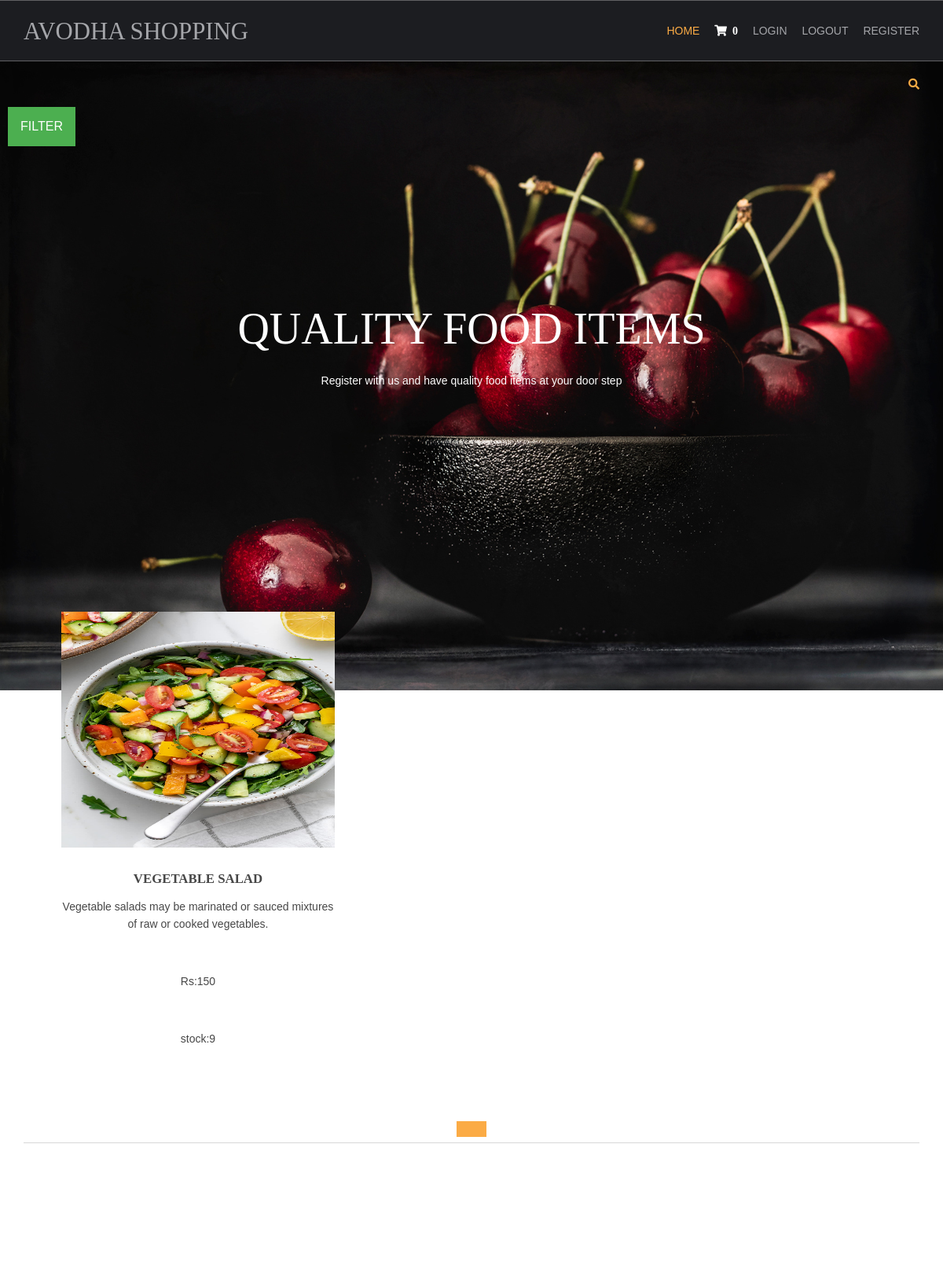
The app's page /vegetable-recipes/ (signed in) with its own data.
### shop/models.py (models this page shows, shortened)
class products(models.Model):
   name=models.CharField(max_length=150,unique=True)
   slug = models.SlugField(max_length=250, unique=True)
   img=models.ImageField(upload_to='product')
   desc=models.TextField()
   stock=models.IntegerField()
   available=models.BooleanField()
   price=models.IntegerField()
   category=models.ForeignKey(categ,on_delete=models.CASCADE)
   def get_url(self):
      return reverse('details',args=[self.category.slug,self.slug])

### shop/views.py (the view)
# urls.py: 2. Add a URL to urlpatterns:  path('', views.home, name='home')
def home(request,c_slug=None):
    c_page=None
    prodt=None
    if c_slug!=None:
       c_page=get_object_or_404(categ,slug=c_slug)
       prodt=products.objects.filter(category=c_page,available=True)
    else:
        prodt=products.objects.all().filter(available=True)
    cat=categ.objects.all()
    paginator = Paginator(prodt,4)
    try:
         page = int(request.GET.get('page','1'))
    except:
        page = 1
    try:
        pro=paginator.page(page)
    except(EmptyPage,InvalidPage):
        pro=paginator.page(paginator.num_pages)
    return render(request,'index.html',{'pr':prodt,'ct':cat,'pg':pro})

### cart/context_processor.py (called while the page is built)
def count(request):
      item_count=0
      if 'admin' in request.path:
          return{}
      else:
          try:
              ct=cartlist.objects.filter(cart_id=c_id(request))
              cti=items.objects.all().filter(cart=ct[:1])
              for c in cti:
                  item_count=c.quan
          except cartlist.DoesNotExist:
              item_count=0
          return dict(itc=item_count)

### cart/views.py (called while the page is built)
def c_id(request):
      ct_id=request.session.session_key
      if not ct_id:
         ct_id=request.session_create()
      return ct_id

### shop/models.py (called while the page is built)
    def get_url(self):
      return reverse('prod_cat',args=[self.slug])

### templates/index.html (shortened to what this page needs)
{% extends 'base.html' %}
{% load static %}
{% block content %}
<html lang="">
<head>
<link href="{% static 'hm/layout/styles/layout.css' %}" rel="stylesheet" type="text/css" media="all">
</head>
<body id="top">
<div class="abcd" style="background-image:url({% static 'hm/images/demo/backgrounds/bg.jpg' %});">
    <div class="wrapper row0">
      <div id="topbar" class="hoc clear">
    <div class="fl_right">
        <ul class="nospace">
          <li id="searchform">
          </li>
        </ul>
    </div>
   </div>
<div class="dropdown">
  <button class="dropbtn">FILTER</button>
</div>
  </div>
  <div id="pageintro" class="hoc clear">
    <article>
      <h3 class="heading">QUALITY FOOD ITEMS</h3>
      <p>Register with us and have quality food items at your door step</p>
    </article>
  </div>
</div>
<div class="wrapper row3">
  <main class="hoc container clear">
    <section id="introblocks">
      <ul class="nospace group btmspace-80">
        {% for i in pg.object_list %}
        <li class="one_third">
            <figure><a class="imgover" href="{{i.get_url}}"><img src="{{i.img.url}}" alt="" style="height:300px;width:500px;"></a>
            <figcaption>
              <h6 class="heading">{{i.name}}</h6>
              <p>{{i.desc|truncatewords:17}}</p>
                <br>
                <p> Rs:{{ i.price }}</p>
                <br>
                <p>stock:{{i.stock}}</p>
            </figcaption>
          </figure>
        </li>
       {% endfor %}
      </ul>
    </section>
<center>
    <a href="?page={{p}}" class="btn btn-light btn-sm{% if pg.number == p %} active {% endif %}">{{p}}</a>
</center>
    <hr class="btmspace-80">
  </main>
</div>
</body>
</html>
{% endblock %}

### static/hm/layout/styles/layout.css (style rules this page uses)
#topbar { padding:20px 0; font-size:.8rem; text-transform:uppercase; }
#topbar ul li { display:inline-block; margin-right:15px; }
#topbar ul li:last-child { margin-right:0; padding-right:0; border-right:none; }
#topbar #searchform { position:relative; line-height:1; z-index:9999; }
#topbar #searchform::after { display:block; height:18px; line-height:18px; padding:0; font-family:"Font Awesome\ 5 Free"; font-weight:900; font-size:1rem; content:"\f002"; }
#topbar #searchform ::placeholder { text-transform:capitalize; }
#pageintro { padding:200px 0 300px; }
#pageintro article, #pageintro article p { display:block; max-width:75%; margin:0 auto; text-align:center; }
#pageintro article p { max-width:65%; line-height:2rem; }
#pageintro .heading { margin-bottom:20px; font-size:4rem; }
.container { padding:80px 0; }
#introblocks { display:block; position:relative; margin:-180px 0 0 0; z-index:1; text-align:center; }
#introblocks figure figcaption { display:block; padding:30px 0 0 0; text-align:center; }
#introblocks figure figcaption .heading { font-size:1.2rem; font-weight:700; margin-bottom:0; }
*, *::before, *::after { transition:all .3s ease-in-out; }
body { color:#A5A6AA; background-color:#1C1D21; }
a { color:#FBAB45; }
hr, .borderedbox { border-color:#D7D7D7; }
.btn, .btn.inverse:hover { color:#FFFFFF; background-color:#FBAB45; border-color:#FBAB45; }
.imgover, .imgover:hover::after { color:#FFFFFF; }
.row3 { color:#474747; background-color:#FFFFFF; }
#topbar #searchform { color:#FBAB45; }
#pageintro { color:#FFFFFF; }
@media screen and (min-width:1140px) { .hoc { max-width:1140px; } }

### static/hm/layout/styles/framework.css (style rules this page uses)
html { overflow-y:scroll; overflow-x:hidden; }
html, body { margin:0; padding:0; font-size:14px; line-height:1.6em; }
*, *::before, *::after { box-sizing:border-box; }
.nospace { margin:0; padding:0; list-style:none; }
.btn { display:inline-block; padding:8px 18px 10px; text-transform:uppercase; border:1px solid; }
.clear, .group { display:block; }
.clear::before, .clear::after, .group::before, .group::after { display:table; content:""; }
.clear, .clear::after, .group, .group::after { clear:both; }
a { outline:none; text-decoration:none; }
.fl_right, .imgr { float:right; }
img { width:auto; max-width:100%; height:auto; margin:0; padding:0; border:none; line-height:normal; vertical-align:middle; }
.imgover { display:inline-block; position:relative; max-width:100%; }
.imgover::before, .imgover::after { display:block; position:absolute; content:""; text-align:center; opacity:0; }
.imgover::before { top:0; right:0; bottom:0; left:0; }
.imgover::after { top:50%; left:50%; width:50px; height:50px; line-height:50px; margin:-25px 0 0 -25px; font-family:"Font Awesome\ 5 Free"; font-weight:900; content:"\f067"; font-size:28px; }
body, input, textarea, select { font-family:Verdana, Geneva, sans-serif; }
h1, h2, h3, h4, h5, h6, .heading { font-family:Georgia, "Times New Roman", Times, serif; }
label, input, textarea, select, button { display:block; resize:none; outline:none; color:inherit; font-size:inherit; font-family:inherit; vertical-align:middle; }
::placeholder { opacity:1; }
h1, h2, h3, h4, h5, h6, .heading { margin:0 0 20px 0; font-size:1.4rem; line-height:normal; font-weight:normal; text-transform:uppercase; }
hr { display:block; width:100%; height:1px; border:solid; border-width:1px 0 0 0; }
.wrapper { display:block; position:relative; width:100%; margin:0; padding:0; text-align:left; word-wrap:break-word; }
.hoc { display:block; margin:0 auto; }
address, article, aside, figcaption, figure, footer, header, main, nav, section { display:block; margin:0; padding:0; }
.one_half, .one_third, .two_third, .one_quarter, .two_quarter, .three_quarter { display:inline-block; float:left; margin:0 0 0 4.21052%; list-style:none; }
.one_third { width:30.52631%; }
.btmspace-80 { margin-bottom:80px; }

### templates/index.html (style rules this page uses)
.dropbtn { background-color: #4CAF50; color: white; padding: 16px; font-size: 16px; border: none; cursor: pointer; }
.dropdown { position: relative; display: inline-block; padding-left:10px; }
.abcd { height:100%; background-position:center; background-repeat:no-repeat; background-size:cover; }

### records on screen
products: img (picture), name "VEGETABLE SALAD", desc "Vegetable salads may be marinated or sauced mixtures of raw or cooked vegetables.", price "150", stock "9"

### other values on screen
{{ itc }} "0"
